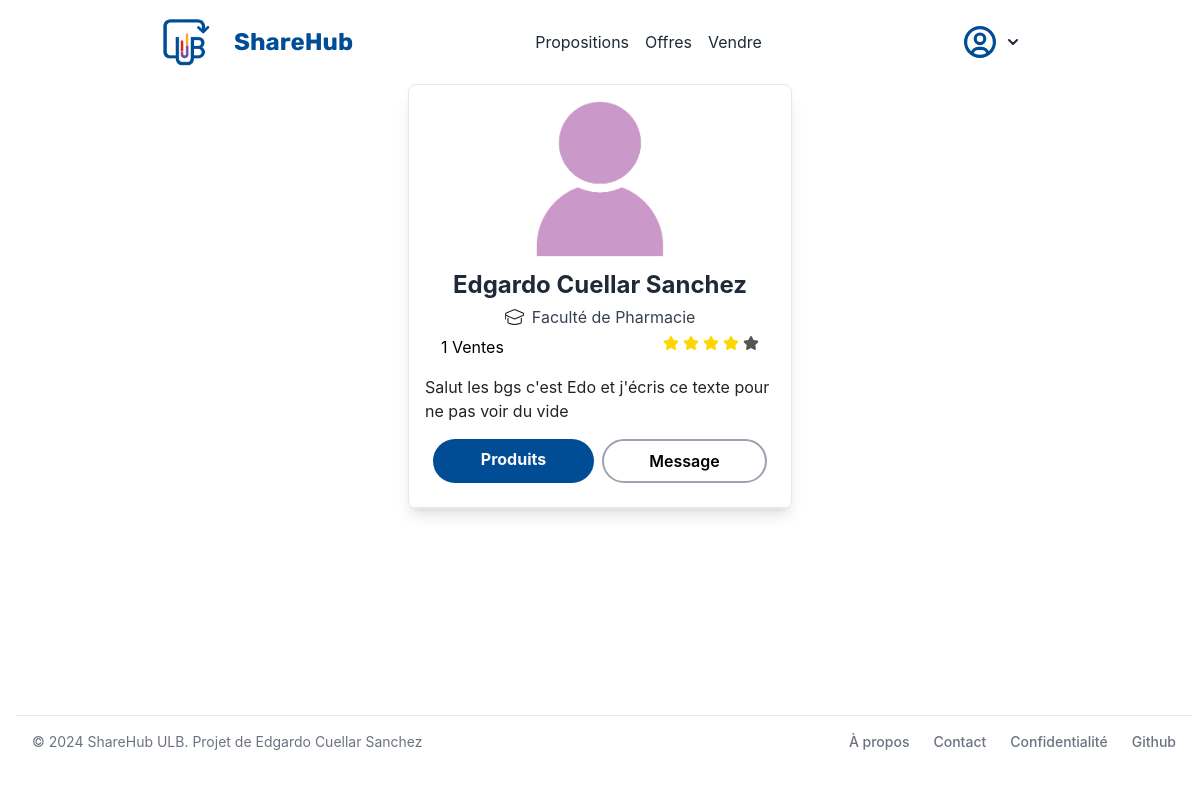
The app's page /profile/1 (signed in) with its own data.
### store/models/customer.py (models this page shows, shortened)
class Customer(models.Model):
    first_name = models.CharField(max_length=50, default="")
    last_name = models.CharField (max_length=50, default="")
    description = models.CharField(max_length=288, default="")
    faculty = models.CharField(max_length=50, default="")
    email=models.EmailField(default="", unique=True)
    password = models.CharField(max_length=100, default="")
    register_date = models.DateField(default=None, null=True, blank=True)
    is_banned = models.BooleanField(default=False)
    @staticmethod
    def user_exists(id):
        if Customer.objects.filter(id=id):
            return True
        return False
    @staticmethod
    def get_customer_by_id(id):
        try:
            return Customer.objects.get(id= id)
        except:
            return False

### store/views/customer/profile.py (the view)
# urls.py: path('profile/<int:user_id>', Profile.as_view(), name='profile'),
class Profile(View):
    html_template = "customer/profile.html"
    def get(self , request, user_id=None):
        same_user = True
        if user_id is not None and Customer.user_exists(user_id):
            user = Customer.get_customer_by_id(user_id)
            my_user = request.session.get('customer')
            my_user = Customer.get_customer_by_id(my_user)
            if user.id != my_user.id:
                same_user = False
        else:
            user = request.session.get('customer')
            user = Customer.get_customer_by_id(user)
        user.faculty = Category.get_category_by_id(user.faculty).name
        rating = Rating.get_rating(user.id)
        return render(request , self.html_template , {'user' : user, "rating": rating} )

### store/models/category.py (called while the page is built)
    @staticmethod
    def get_category_by_id(id):
        try:
            category = Category.objects.get(id=id)
            return category
        except ObjectDoesNotExist:
            return Category.objects.all()[0]

### store/models/rating.py (called while the page is built)
    @staticmethod
    def get_count_user_sells(customer):
        return Rating.objects.filter(customer_rated=customer).count()

    @staticmethod
    def get_user_rating(customer_rated):
        if Rating.get_count_user_sells(customer_rated) == 0:
            return 0
        else:
            return Rating.objects.filter(customer_rated=customer_rated).aggregate(models.Avg('rating'))['rating__avg']

    @staticmethod
    def get_rating(user):
        sell_count = Rating.get_count_user_sells(user)
        user_rating = Rating.get_user_rating(user)
        rating = {
            'sell_count': sell_count,
            'user_rating': user_rating
        }
        return rating

### store/templatetags/custom_filter.py (called while the page is built)
@register.filter(name='user_img')
def get_user_img(id):
    return f"/media/img/user_{id % 11}.png"

### store/templates/customer/profile.html
{% extends 'base.html' %}
{% block content %}
<div class="w-full mx-auto">
{% include "utils/profile.html" %}
</div>
{% endblock %}

### store/templates/utils/profile.html (shortened to what this page needs)
{% load custom_filter %}
        <div class="max-w-sm mx-auto border border-gray-200 dark:bg-gray-900 rounded-lg overflow-hidden shadow-lg">
            <div class="border-b px-4 pb-6">
                <div class="text-center my-4">
                    <div class="mx-auto h-40 w-32 text-center">
                        <img class="dark:border-gray-800 mx-auto"
                        src="{{user.id|user_img}}" alt="">
                    </div>
                    <div class="mt-2">
                        <h3 class="font-bold text-2xl text-gray-800 dark:text-white mb-1">
                            {{user.first_name}} {{user.last_name}}
                        </h3>
                        <div class="inline-flex text-gray-700 dark:text-gray-300 items-center">
                            <p class="ml-2">{{user.faculty}}</p>
                        </div>
                    </div>
                    <div class="w-full px-4 mb-2 mt-1 flex flex-row justify-between">
                        <span class="color-gray-700" >
                            {{rating.sell_count}} Ventes
                        </span>
                        <div class="ratings flex flex-row space-x-1">
                        </div>
                    </div>
                </div>
                <div>
                    <h5 class="font-weight-normal f-w-600" style="font-size: 2vh;color: #000000dd;">{{ user.description }}</h6>
                </div>
                <div class="mt-4 flex gap-2 px-2">
                    {% if not same_user %}
                    <a
                        href="/user_products/{{user.id}}"
                        class="flex-1 text-center rounded-full btn-ulb antialiased font-bold px-4 py-2">
                        Produits
                    </a>
                    <a
                        href="/message/{{user.id}}"
                        class="flex-1 text-center rounded-full border-2 border-gray-400 dark:border-gray-700 font-semibold text-black dark:text-white px-4 py-2">
                        Message
                    </a>
                    {% endif %}
                </div>
            </div>
        </div>
    </div>

### store/templates/base.html (style rules this page uses)
.btn-ulb { background-color: #004D95; color: #fafafa; }

### records on screen
Customer: first_name "Edgardo", last_name "Cuellar Sanchez", faculty "Faculté de Pharmacie", description "Salut les bgs c'est Edo et j'écris ce texte pour ne pas voir du vide"

### other values on screen
{{ rating.sell_count }} "1"
